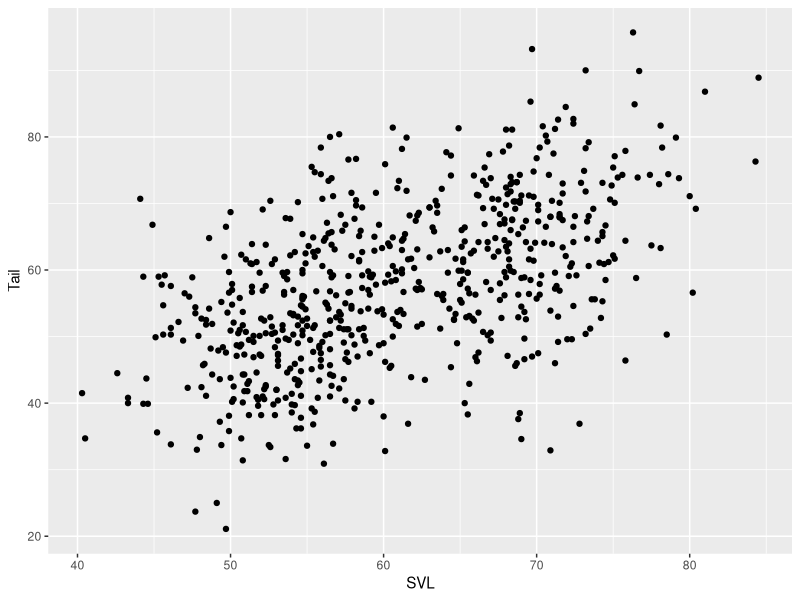
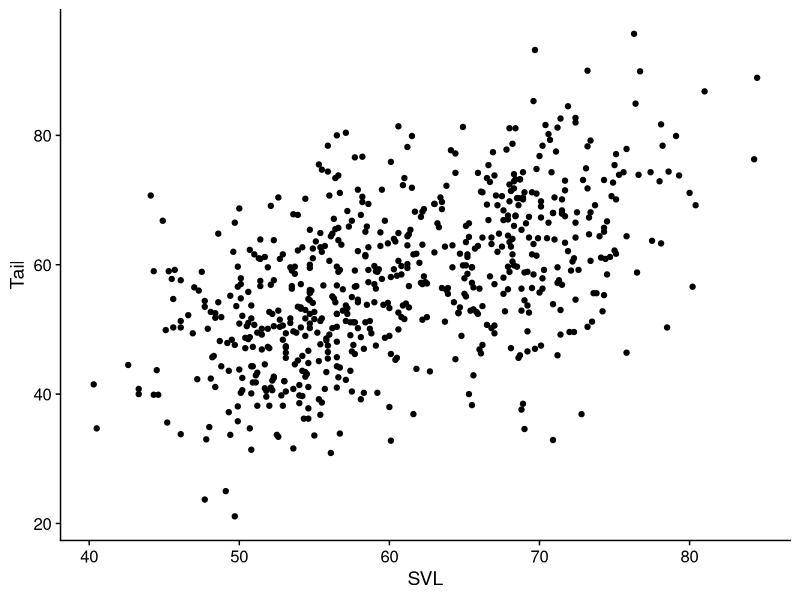
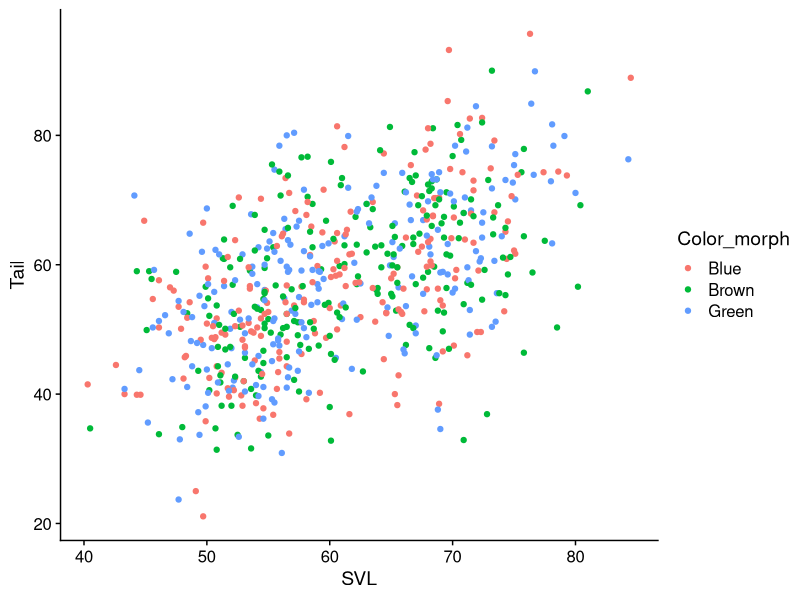
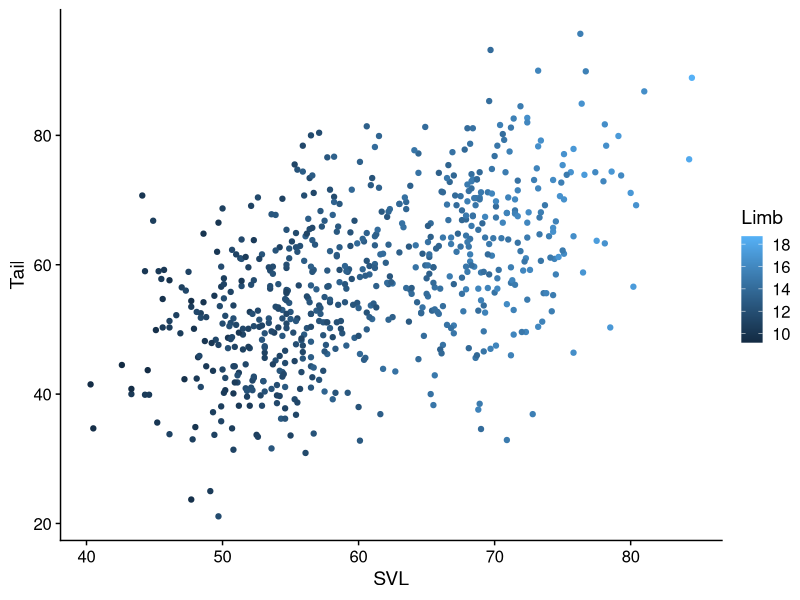
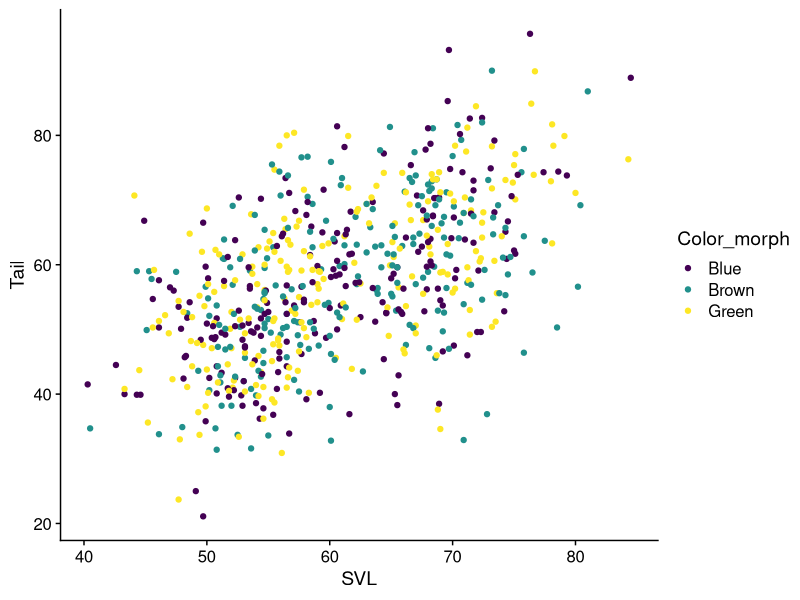
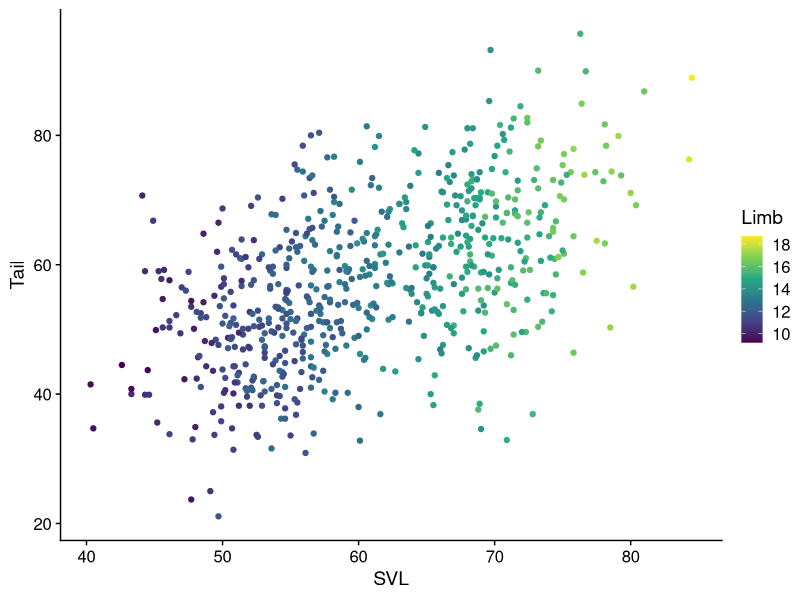
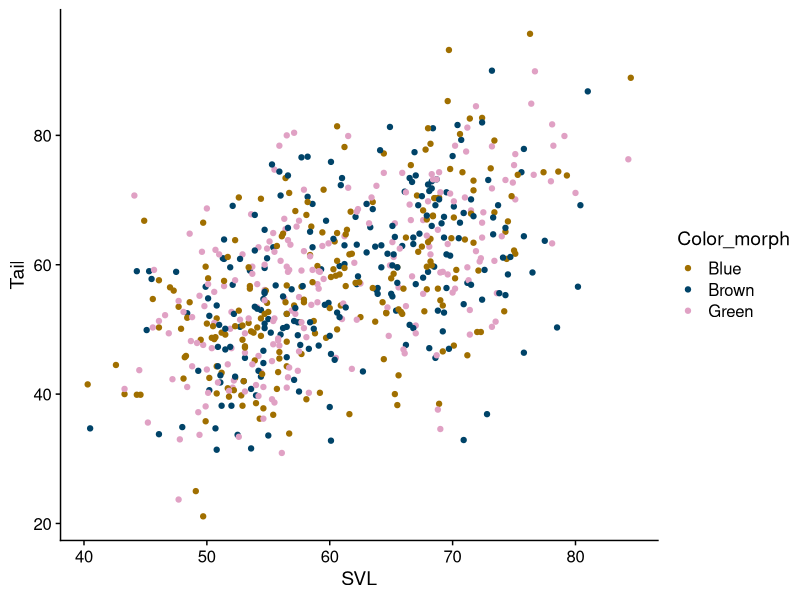
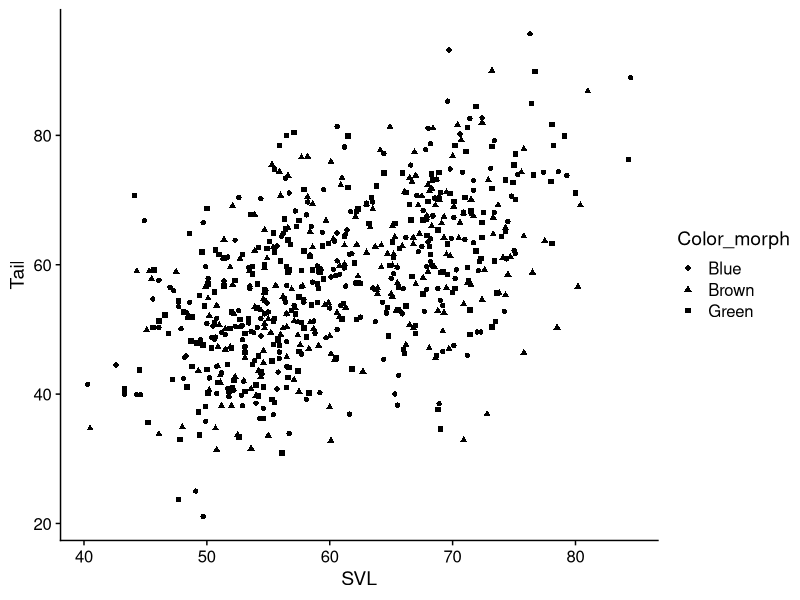

The R source for these figures, in order:
## ---- chunk 1
library(ggplot2)
library(dplyr)
library(readr)
library(tibble)
library(forcats)
library(cowplot)
lizards <- read_csv("example_data/anoles.csv") # See Appendix A if you don't have this data
## ---- chunk 2
theme_set(theme_grey()) # default ggplot theme
## ---- chunk 3
base_plot <- 
  ggplot(data = lizards) + # Data: sets up a plot around lizards
  aes(x = SVL, y = Tail) + # Aesthetics: Connects columns of lizards to x and y
  geom_point() # Geometry: we're using points
  # Scales aren't listed, so they're using default values
base_plot # show results
## ---- chunk 4
# Include these two lines after loading tidyverse/ggplot2
# at the top of each script
library(cowplot)
theme_set(theme_cowplot()) 

# Now view the plot again, and see the results
base_plot
## ---- chunk 5
# Connect the color aesthetic with the Color_morph column in the data
base_plot + aes(color = Color_morph)  # This is a discrete color
## ---- chunk 6
# Connect the color aesthetic with the Limb column in the data
base_plot + aes(color = Limb) # This is a continuous color
## ---- chunk 7
base_plot + aes(color = Color_morph) + 
  scale_color_viridis_d() # uses the "Viridis" colors, discrete scale
## ---- chunk 8
base_plot + aes(color = Limb) +
  scale_color_viridis_c() # uses the "Viridis" colors, discrete scale
## ---- chunk 9
my_morph_colors = c("#a06f00", "#004368", "#e0a1c4") # Color Hex codes; if you're unfamiliar, google it.
base_plot + aes(color = Color_morph) + 
  scale_color_manual(values = my_morph_colors) 
## ---- chunk 10
base_plot + aes(shape = Color_morph) 
## ---- chunk 11
base_plot + aes(shape = Color_morph) + 
  scale_shape(solid = FALSE)
## ---- chunk 12
base_plot + aes(size = Limb)
## ---- chunk 13
# Note that I'm including the aes() term with ggplot() instead
# of adding it; these are equivalent
ggplot(data = lizards, aes(x = SVL, y = Tail, size = Limb)) + 
  # Define a default color & shape for points
  geom_point(color = "cornflowerblue", shape = 1)
## ---- chunk 14
ggplot(data = lizards) + 
  aes(x = SVL, y = Tail, shape = Color_morph, color = Color_morph) + 
  geom_point(size = 2.5) + 
  scale_shape(solid = FALSE) + 
  scale_color_viridis_d()
## ---- chunk 15
base_plot + aes(color = Limb, shape = Color_morph) + 
  scale_shape(solid = FALSE) +
  scale_color_viridis_c()
## ---- chunk 16
ggplot(data = lizards) + 
  aes(x = Diameter) + 
  geom_histogram()
## ---- chunk 17
ggplot(data = lizards) + 
  aes(x = Diameter) + 
  geom_histogram(binwidth = 2.5, 
                 color = "black", fill = "white") 
## ---- chunk 18
ggplot(data = lizards) + 
  aes(x = Diameter) + 
  geom_density()
## ---- chunk 19
ggplot(data = lizards) + 
  aes(x = Diameter, color = Color_morph) + 
  geom_density()
## ---- chunk 20
box_plots <- ggplot(data = lizards) + 
  aes(x = Site, y = Height) + 
  geom_boxplot() 
box_plots
## ---- chunk 21
box_plots + 
  aes(fill = Color_morph) + # We're using fill because boxplots are solid
  theme(legend.position = "bottom") # Move the legend to the bottom to give us more room
## ---- chunk 22
ggplot(data = lizards) + 
  aes(x = Site, y = Height) + 
  geom_violin()  
## ---- chunk 23
set.seed(0993) # keep the same random jitters each time book is built
## ---- chunk 24
ggplot(data = lizards) + 
  aes(x = Site, y = Height) + 
  geom_jitter(width = .25, height = 0)
## ---- chunk 25
# install.packages("ggforce") # Uncomment this to install
library(ggforce) 
ggplot(data = lizards) + 
  aes(x = Site, y = Height) + 
  geom_violin() +
  geom_sina(color = "grey30", fill = "grey70", shape = 21) # Note that shape 21 uses both color a fill as aesthetics
## ---- chunk 26
# We need to create a new data frame for mean & standard error of perch diameter
# This uses dplyr commands, which are explained in the next appendix
diameter_mean_se = lizards %>% 
  group_by(Color_morph) %>% 
  summarize(
    Diameter_se = sd(Diameter) / sqrt(n()), # Standard error
    Diameter = mean(Diameter)) # This mean diameter

ggplot(lizards) + 
  aes(x = Color_morph, y = Diameter) + 
  # Show the raw data (from the lizards data frame)
  geom_sina(, color = "grey60") +
  # Show the Mean +/- 95% confidence interval
  geom_errorbar(
    # 95% CI is the mean diamter +/- 1.96 * se
    aes(ymin = Diameter - 1.96 * Diameter_se, 
        ymax = Diameter + 1.96 * Diameter_se),
    color = "black", 
    width = .3, # How wide the error bars are
    data = diameter_mean_se # Use the summary data frame instead of lizards
    # The column names should match with the global aesthetics (in this case, x and y)
  ) + 
  geom_point(color = "black", size = 2,
             data = diameter_mean_se
   # This one also uses the summary data frame
   # It keeps the global aesthetics, which match
   # the color morph & mean value
  )

## ---- chunk 27
ggplot(lizards) + 
  aes(x = SVL, y = Tail) + 
  geom_bin2d(bins = 25) + 
  scale_fill_viridis_c()
## ---- chunk 28
regression_plot = ggplot(data = lizards) + 
  aes(x = SVL, y = Tail) + 
  geom_smooth(method = "lm", se = TRUE) + # method = "lm" uses a linear regression
  # use se = FALSE to disable error regions
  geom_point()
regression_plot 
## ---- chunk 29
ggplot(data = lizards) + 
  aes(x = SVL, y = Tail, color = Color_morph) + 
  geom_smooth(method = "lm", se = TRUE) + 
  geom_point() + 
  scale_color_viridis_d()
## ---- chunk 30
ggplot(data = lizards) + 
  aes(x = SVL, y = Tail) + 
  geom_smooth(method = "lm", se = TRUE) + 
  geom_point(aes(color = Color_morph)) + # call color here to only make it apply to points
  scale_color_viridis_d()
## ---- chunk 31
beavers = read_csv("example_data/beavers.csv")
ggplot(beavers) + 
  aes(x = Time, y = Temperature, color = beaver) + 
  geom_line() + 
  scale_x_datetime(date_labels = "%H:%M") # This tells R that you've got a time on the x axis
  # date_labels says to use hours:minutes as the axis format
## ---- chunk 32
ggplot(data = lizards) + 
  aes(x = Site) +
  geom_bar()
## ---- chunk 33
ggplot(data = lizards) + 
  aes(x = Site, fill = Perch_type) +
  geom_bar() +
  scale_fill_viridis_d()
## ---- chunk 34
ggplot(data = lizards) + 
  aes(x = Site, fill = Perch_type) +
  geom_bar(position = "dodge") +
  scale_fill_viridis_d()
## ---- chunk 35
ggplot(data = lizards) + 
  aes(x = fct_infreq(Site), # Note how this changes the axis label
      fill = Perch_type) + # We'll talk about how to fix that in a bit
  geom_bar()
## ---- chunk 36
# This code uses dplyr, which is discussed in the next appendix. Don't worry if it doesn't make sense now.
# Overal perch_height frequency
lizard_perch_freq = lizards %>% 
  group_by(Perch_type) %>% 
  summarize(count = n()) %>% 
  # calculate frequencies per-group
  mutate(frequency = count/sum(count)) %>% 
  # sort by frequency
  arrange(desc(frequency)) %>% 
  # tell ggplot to plot Perch_type in its current order
  mutate(Perch_type = fct_inorder(Perch_type))
# feel free to use View() to look at this
ggplot(lizard_perch_freq) + 
  aes(x = Perch_type, y = frequency) + 
  geom_col()

## ---- chunk 37
regression_plot +
  facet_wrap(~Color_morph) # note the ~
## ---- chunk 38
regression_plot +
  facet_wrap(~Site) # note the ~
## ---- chunk 39
regression_plot +
  facet_wrap(~Site, scales = "free_x") # scales can also be 'free_y' or 'free' (which does both x and y)
## ---- chunk 40
regression_plot +
  facet_grid(Perch_type~Color_morph) # rows ~ columns
## ---- chunk 41
ggplot(lizards) + 
  aes(x = Limb, y = Diameter, color = Color_morph) + 
  geom_point() + 
  scale_color_viridis_d()
## ---- chunk 42
ggplot(lizards) + 
  aes(x = Limb, y = Diameter, color = Color_morph) + 
  geom_point() + 
  scale_color_viridis_d(name = "Color Morph") + 
  xlab("Hind Limb Length (mm)") + 
  ylab("Perch Diameter (mm)")
